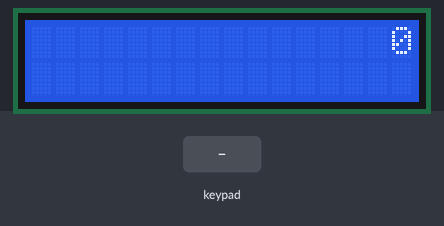
The sketch below on a simulated Arduino Uno, built with avr-gcc and run on an emulated ATmega328P. Shown: 16×2 character LCD. The inputs (shaded band) are chosen by the test bench.

Above: at 0.8 s.
0.9 s: keypad keys 7 + 5 = pressed 0.4 s apart
At 2.6 s:
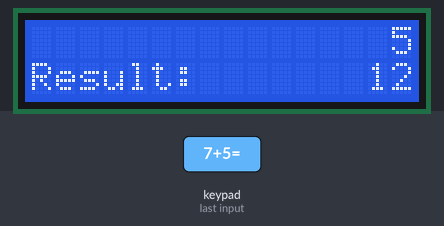
4.0 s: key '+' pressed
At 4.8 s:
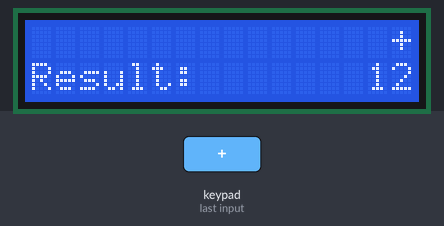
5.5 s: key '*' pressed
At 5.8 s:
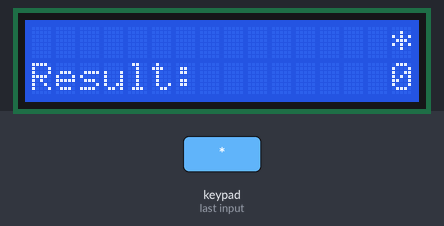
7.0 s: keypad keys 8 / 2 = pressed 0.4 s apart
At 7.62 s:
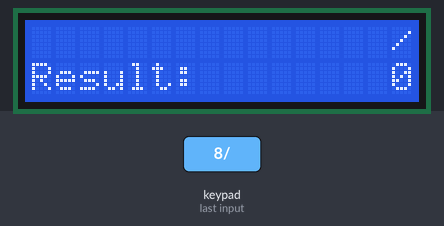
10.1 s: key 'C' pressed
At 11.3 s:
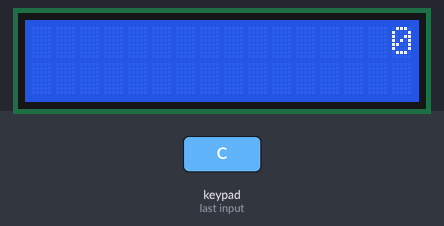
11.6 s: keypad keys 1 3 1 2 1 1 1 0 * pressed 0.4 s apart
At 15.4 s:
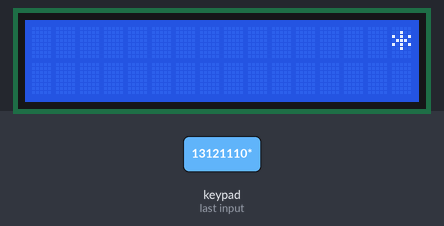
Timing chart, 0 to 16.9 s (numbered marks = the images above; inputs shaded):
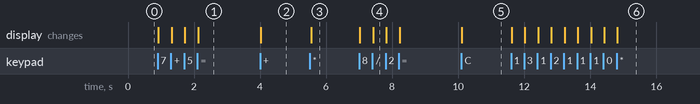

The sketch:

SimpleCalculator.ino
```cpp
#include "Arduino.h"
#include "Keypad.h"
#include <LiquidCrystal_I2C.h>

#define LCD_ROWS 2
#define LCD_COLS 16

// handles key press/release
// returns the key
char waitForKey(Keypad & keypad)
{
  char key = NO_KEY;

  // wait for key press
  while (key == NO_KEY)
    key = keypad.getKey();

  // wait for the key to be released
  char tempKey = key;
  while (tempKey != NO_KEY)
    tempKey = keypad.getKey();

  return key;
}

// Quick helper to check if a key is one of + - * /
bool isOperator(char ch)
{
  return ch == '+' || ch == '-' || ch == '*' || ch == '/';
}

void printInitialState(LiquidCrystal_I2C & lcd)
{
  lcd.clear();
  lcd.setCursor(15, 0);
  lcd.print("0");
}

void clearRow(LiquidCrystal_I2C & lcd, uint8_t row) {
    lcd.setCursor(0, row);
    lcd.print("                ");
}

void showInput(LiquidCrystal_I2C & lcd, const char * text)
{
  uint8_t strLen = 0;
  while (text[strLen] != 0)
    strLen++;

  // clear leftover
  clearRow(lcd, 0);

  if (strLen == 0) {
    lcd.setCursor(LCD_COLS - 1, 0);
    lcd.print("0");
    return;
  }

  // limit to LCD width
  if (strLen > LCD_COLS)
    strLen = LCD_COLS;

  lcd.setCursor(LCD_COLS - strLen, 0);
  lcd.print(text);
}

// show result for integer values
void showResult(LiquidCrystal_I2C & lcd, long int result)
{
  char str[17];
  bool isNegative = false;
  uint8_t len = 0;

  // check if the number is negative
  if (result < 0) {
    isNegative = true;
    result = -result;
  }

  long int copy = result;
  if (copy == 0) {
    str[len++] = '0';
  }
  else {
    while (copy > 0 && len < 16) {
      str[len++] = '0' + (copy % 10);
      copy /= 10;
    }

    // reverse the string
    for (int8_t i = 0; i < len / 2; i++) {
      char temp = str[i];
      str[i] = str[(len - 1) - i];
      str[(len - 1) - i] = temp;
    }
  }

  // shift once to front
  // leave space for '-'
  if (isNegative && len < 16) {
    for (int i = len; i >= 1; i--)
      str[i] = str[i - 1];

    str[0] = '-';
    len++;
  }

  str[len] = 0; // end string

  // clear result leftover
  clearRow(lcd, 1);

  lcd.setCursor(0, 1);
  lcd.print("Result:");
  lcd.setCursor(LCD_COLS - len, 1);
  lcd.print(str);
}

// show result for float values
void showResult(LiquidCrystal_I2C & lcd, float result)
{
  char str[17];
  dtostrf(result, 0, 2, str); // convert float to string with 2 decimal places

  // clear previous result
  clearRow(lcd, 1);

  lcd.setCursor(0, 1);
  lcd.print("Result:");
  lcd.setCursor(LCD_COLS - strlen(str), 1);
  lcd.print(str);
}

// reads a number until an operator is inserted
// passes the result number by reference
// returns the operator
// handles negatives
// prints to lcd consistently
char readNumber(Keypad & keypad, LiquidCrystal_I2C & lcd, long int & numberOut)
{
  char buffer[17] = {0};
  uint8_t len = 0;

  while (true)
  {
    char key = waitForKey(keypad);

    if (key >= '0' && key <= '9') {
      if (len < 16) {
        buffer[len++] = key;
        buffer[len] = 0; // end the string
        showInput(lcd, buffer);
      }
    }
    else if (key == '-' && len == 0) {
      buffer[len++] = key;
      buffer[len] = 0; // end the string
      showInput(lcd, buffer);
    }
    else if (isOperator(key) || key == '=' || key == 'C') {
      numberOut = atol(buffer); // ascii to long int

      if (isOperator(key)) {
        char opStr[2] = {key, 0};
        showInput(lcd, opStr);
      }

      return key;
    }
  }
}

// Does the math, sets result
// Returns false on error (like divide-by-zero)
bool calculate(long int a, long int b, char op, long int & result)
{
  switch (op) {
    case '+': result = a + b; return true;
    case '-': result = a - b; return true;
    case '*': result = a * b; return true;
    case '/':
      if (b != 0) {
        result = a / b; // integer division
        return true;
      }
      else
        return false;
  }
  return false; // unknown operator
}

// Calculates division only
// sets result as floating point
bool calculate(long int a, long int b, float & result)
{
  if (b == 0) return false;
  result = 1.0 * a / b;
  return true;
}

int main()
{
  init();
  Serial.begin(9600);

  const byte ROWS = 4;
  const byte COLS = 4;

  char keys[ROWS][COLS] = {
    { '1', '2', '3', '+' },
    { '4', '5', '6', '-' },
    { '7', '8', '9', '*' },
    { 'C', '0', '=', '/' }
  };

  byte rowPins[ROWS] = { 13, 12, 11, 10 };
  byte colPins[COLS] = { 9, 8, 7, 6 };

  Keypad keypad = Keypad(makeKeymap(keys), rowPins, colPins, ROWS, COLS);

  LiquidCrystal_I2C lcd(0x27, LCD_COLS, LCD_ROWS);
  lcd.init();
  lcd.backlight();

  printInitialState(lcd);

  long int a, b;
  char mainOp, secondaryOp;
  while (true)
  {
    mainOp = readNumber(keypad, lcd, a);

    if (!isOperator(mainOp)) {
      if (mainOp == '=' || mainOp == 'C') {
        printInitialState(lcd);
        continue;
      }
    }

    secondaryOp = readNumber(keypad, lcd, b);

    if (isOperator(secondaryOp) || secondaryOp == '=') {
      long int result;
      float floatResult;
      bool isCorrect;
      if (mainOp != '/')
        isCorrect = calculate(a, b, mainOp, result);
      else
        isCorrect = calculate(a, b, floatResult);

      if (isCorrect) {
        if (mainOp == '/')
          showResult(lcd, floatResult);
        else
          showResult(lcd, result);
      }
    }
    else if (secondaryOp == 'C') {
      printInitialState(lcd);
      continue;
    }
  }

  return 0;
}
```

Measured:
- after the input at 0.9 s, the display: first changes at once (image 1 shows a later state)
- after the input at 4.0 s, the display: changes at once (image 2)
- after the input at 5.5 s, the display: changes after 0.05 s (image 3)
- after the input at 7.0 s, the display: first changes at once (image 4 shows a later state)
- after the input at 10.1 s, the display: changes at once (image 5)
- after the input at 11.6 s, the display: first changes at once (image 6 shows a later state)
